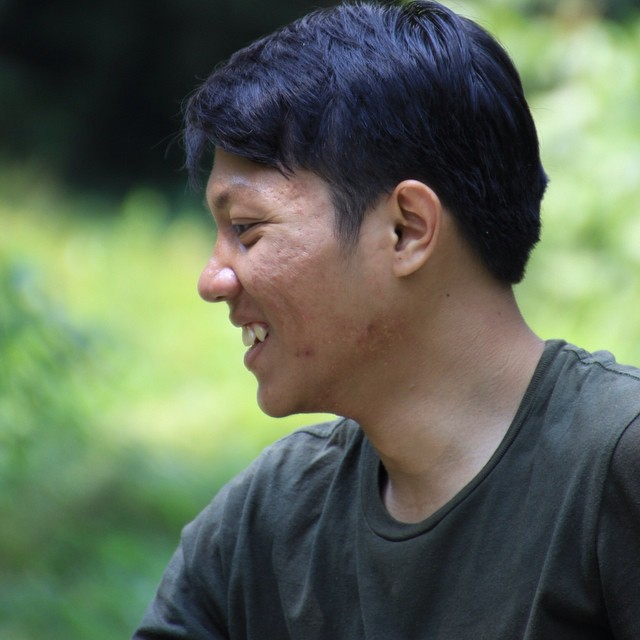
//> input picture CodeOpenCV/prak10/contoh.jpg, 640 x 640 px
$ ./sobel   (built with g++ and OpenCV 4)
//> lines starting //> are read from the running program, lines starting //| are printed output that depends on the picture
#include <opencv2/highgui/highgui.hpp>
#include <opencv2/core/core.hpp>
#include <opencv2/core/mat.hpp>
#include <opencv2/imgproc/imgproc.hpp>
#include<iostream>
#include<math.h>

using namespace std;
using namespace cv;

int xGradient(Mat image, int x, int y)
{
    return
            image.at<uchar>(y-1,x-1)
            + 0*image.at<uchar>(y,x-1)
                    + 0*image.at<uchar>(y-1,x)
                        - image.at<uchar>(y, x);
}

int yGradient(Mat image, int x, int y)
{
    return
            0*image.at<uchar>(y-1,x-1)
            + image.at<uchar>(y-1,x)
                    - image.at<uchar>(y-1,x)
                        + 0*image.at<uchar>(y, x);
}

int xGradientPreewit(Mat image, int x, int y)
{
    return
            image.at<uchar>(y-1,x-1)
            + image.at<uchar>(y,x-1)
                + image.at<uchar>(y+1,x-1)
                    - image.at<uchar>(y-1,x+1)
                        - image.at<uchar>(y, x+1)
                            - image.at<uchar>(y+1,x+1);
}

int yGradientPreewit(Mat image, int x, int y)
{
    return
            image.at<uchar>(y-1,x-1)
            + image.at<uchar>(y-1,x)
                + image.at<uchar>(y-1,x+1)
                    - image.at<uchar>(y+1,x-1)
                        - image.at<uchar>(y+1, x)
                            - image.at<uchar>(y+1,x+1);
}

int xGradientSobel(Mat image, int x, int y)
{
    return
            image.at<uchar>(y-1,x-1)
            + 2*image.at<uchar>(y,x-1)
                + image.at<uchar>(y+1,x-1)
                    - image.at<uchar>(y-1,x+1)
                        - 2*image.at<uchar>(y, x+1)
                            - image.at<uchar>(y+1,x+1);
}

int yGradientSobel(Mat image, int x, int y)
{
    return
            image.at<uchar>(y-1,x-1)
            + 2*image.at<uchar>(y-1,x)
                + image.at<uchar>(y-1,x+1)
                    - image.at<uchar>(y+1,x-1)
                        - 2*image.at<uchar>(y+1, x)
                            - image.at<uchar>(y+1,x+1);
}
int main()
{
    Mat src, dst;
    int gx, gy, sum;

    //load an image
    src = imread("contoh.jpg", CV_LOAD_IMAGE_GRAYSCALE);
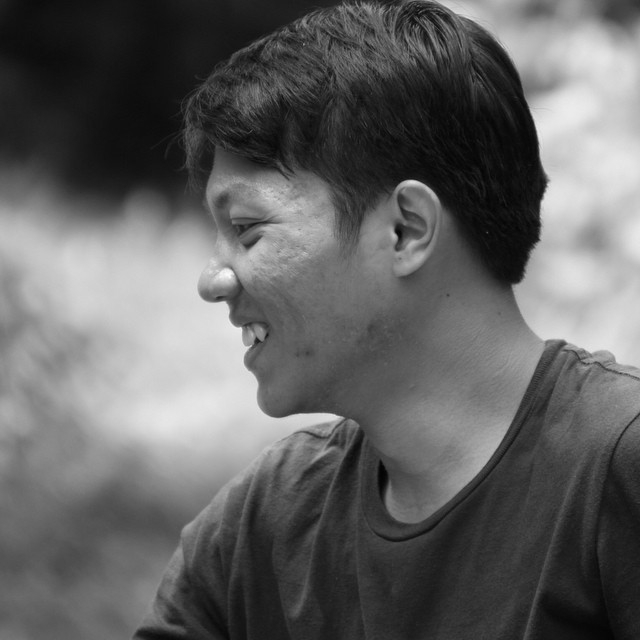
//> src: 640 rows x 640 cols, CV_8UC1; min 2, max 250, mean 97.8
    dst = src.clone();

    if(!src.data)
    {
        return -1;
    }

        for(int y=0; y<src.rows; y++)
            for(int x=0; x<src.cols; x++)
                dst.at<uchar>(y,x) = 0.0;
//> dst: 640 rows x 640 cols, CV_8UC1; every value is 0

        for(int y=1;y<src.rows-1;y++){
			for(int x=1;x<src.cols-1;x++){
				gx = xGradient(src,x,y);
				gy = yGradient(src,x,y);

				sum = abs(gx) + abs(gy);

				sum = sum > 255 ? 255:sum;
				sum = sum < 0 ? 0 : sum;
				// [7 lines of commented-out code are left out]
				dst.at<uchar>(y,x) = sum;
			}
		}
//> this loop made 638 passes
//> (gx, sum) on passes 1 to 3: (3, 3), (3, 3), (0, 0)
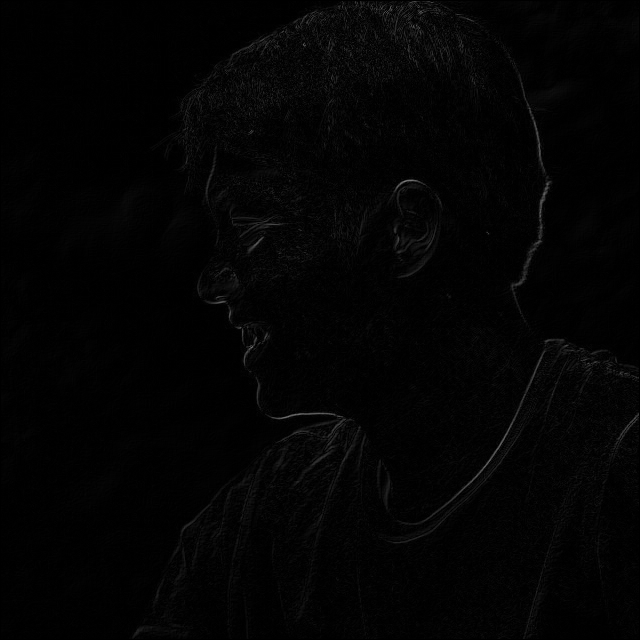
//> dst: 640 rows x 640 cols, CV_8UC1; min 0, max 127, mean 3.4
//> after the loop, gx = -2; gy = 0; sum = 2

		namedWindow("final");
		imshow("final",dst);

		namedWindow("initial");
		imshow("initial",src);

	waitKey();
    return 0;

}

$ run again, with CodeOpenCV/prak10/image.jpg copied over CodeOpenCV/prak10/contoh.jpg
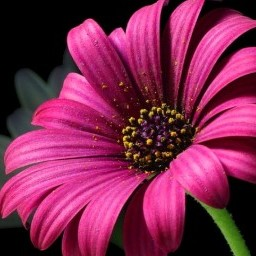
//> input picture CodeOpenCV/prak10/image.jpg, 256 x 256 px
//> `src = imread("contoh.jpg", CV_LOAD_IMAGE_GRAYSCALE);`:
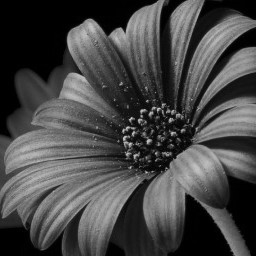
//> src: 256 rows x 256 cols, CV_8UC1; min 0, max 215, mean 70.1
//> the loop `for(int y=1;y<src.rows-1;y++)` made 254 passes
//> (gx, sum) on passes 1 to 3: (0, 0), (0, 0), (0, 0)
//> after the loop `for(int y=1;y<src.rows-1;y++)`:
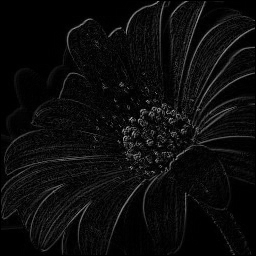
//> dst: 256 rows x 256 cols, CV_8UC1; min 0, max 166, mean 11.9
//> after the loop `for(int y=1;y<src.rows-1;y++)`: gx = 2; gy = 0; sum = 2
